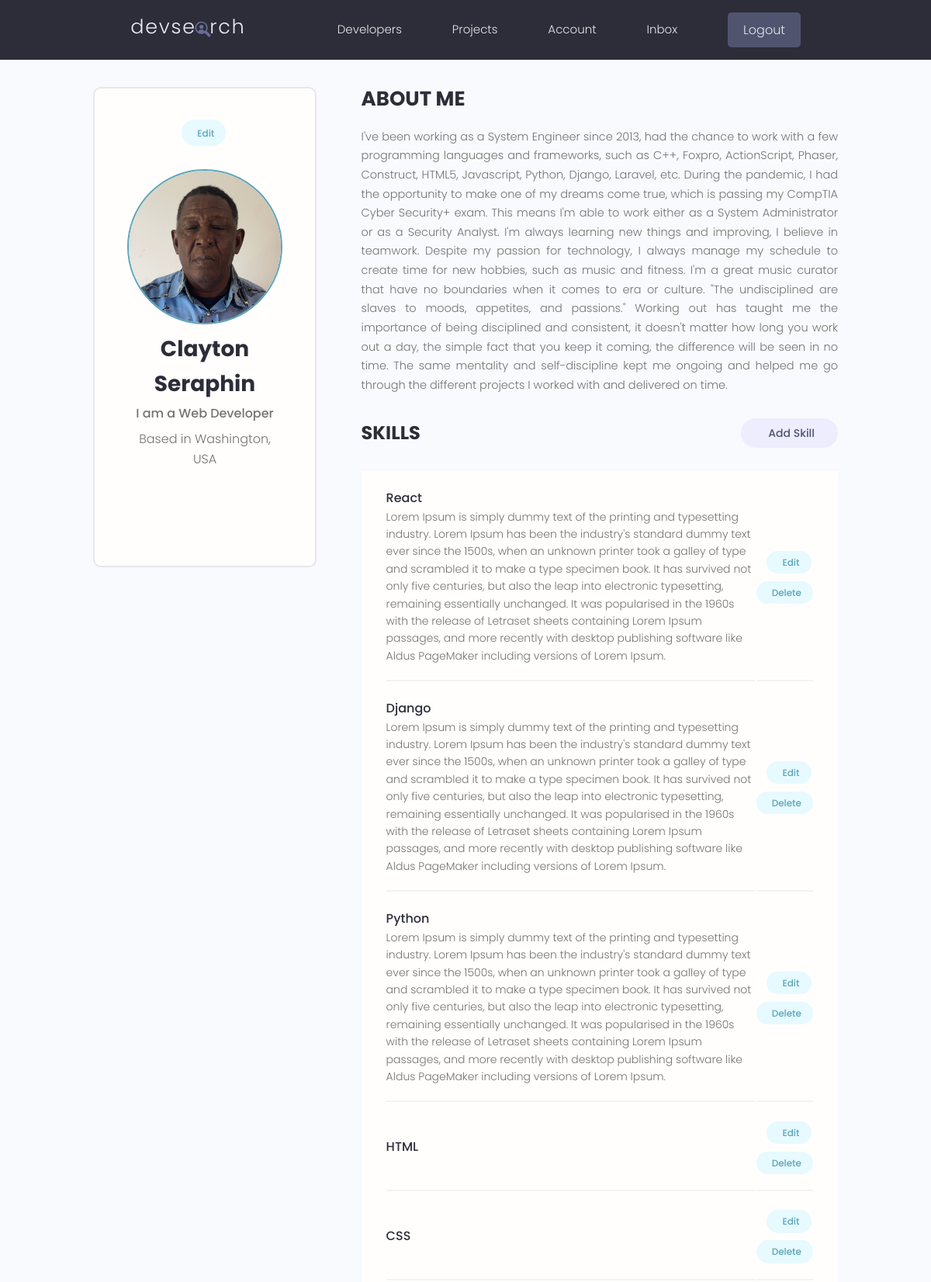
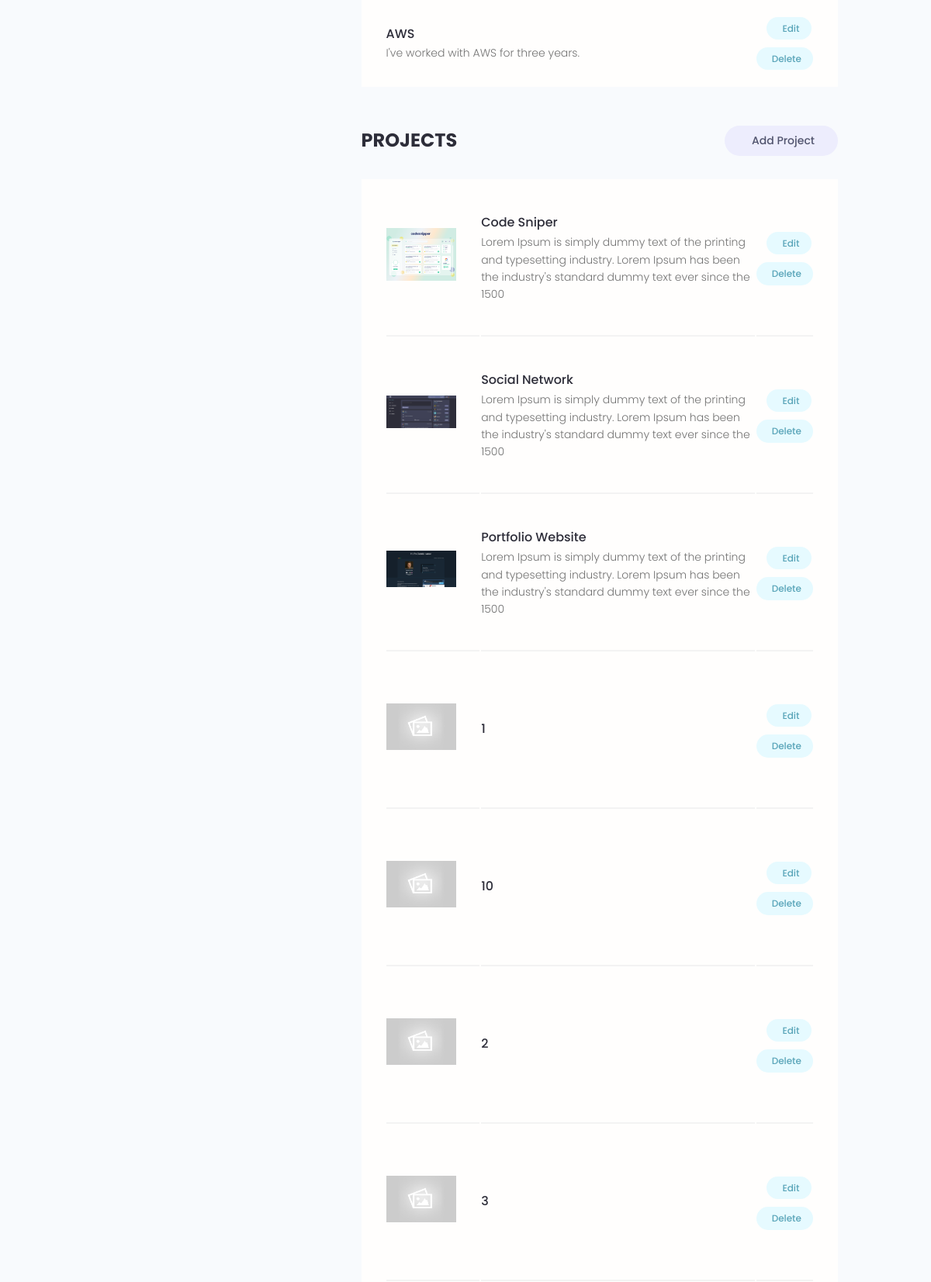
The app's page /account/ (signed in, upper part) with its own data (2 pictures, top to bottom).
### users/models.py (models this page shows, shortened)
class Profile(models.Model):
    user = models.OneToOneField(
        User,
        on_delete=models.CASCADE,
        null=True,
        blank=True
    )
    name = models.CharField(max_length=200, null=True, blank=True)
    email = models.EmailField(max_length=200, null=True, blank=True)
    username = models.CharField(max_length=200, null=True, blank=True)
    location = models.CharField(max_length=200, null=True, blank=True)
    short_intro = models.CharField(max_length=200, blank=True, null=True)
    bio = models.TextField(null=True, blank=True)
    profile_image = models.ImageField(
        null=True,
        blank=True,
        upload_to='profiles/',
        default='profiles/user-default.png')
    social_github = models.CharField(max_length=200, blank=True, null=True)
    social_twitter = models.CharField(max_length=200, blank=True, null=True)
    social_linkedin = models.CharField(max_length=200, blank=True, null=True)
    social_youtube = models.CharField(max_length=200, blank=True, null=True)
    social_website = models.CharField(max_length=200, blank=True, null=True)
    created = models.DateTimeField(auto_now_add=True)
    id = models.UUIDField(
        default=uuid.uuid4,
        unique=True,
        primary_key=True,
        editable=False
    )
    def __str__(self):
        return str(self.username)

class Skill(models.Model):
    owner = models.ForeignKey(
        Profile,
        on_delete=models.CASCADE,
        null=True,
        blank=True
    )
    name = models.CharField(max_length=200, null=True, blank=True)
    description = models.TextField(null=True, blank=True)
    created = models.DateTimeField(auto_now=True)
    id = models.UUIDField(
        default=uuid.uuid4,
        unique=True,
        primary_key=True,
        editable=False
    )

### projects/models.py (models this page shows, shortened)
class Project(models.Model):
    owner = models.ForeignKey(
        Profile,
        null=True,
        blank=True,
        on_delete=models.SET_NULL
    )
    title = models.CharField(max_length=200)
    featured_image = models.ImageField(
        null=True,
        blank=True,
        default='default.jpg',
    )
    description = models.TextField(null=True, blank=True)
    demo_link = models.CharField(max_length=2000, null=True, blank=True)
    source_link = models.CharField(max_length=2000, null=True, blank=True)
    tags = models.ManyToManyField('Tag', blank=True)
    vote_total = models.IntegerField(default=0, null=True, blank=True)
    vote_ratio = models.IntegerField(default=0, null=True, blank=True)
    created = models.DateTimeField(auto_now_add=True)
    id = models.UUIDField(
        default=uuid.uuid4,
        unique=True,
        primary_key=True,
        editable=False
    )
    class Meta:
        ordering = ['-vote_ratio', '-vote_total', 'title']

### users/views.py (the view)
# urls.py: path('account/', views.userAccount, name='account'),
@login_required(login_url='login')
def userAccount(request):
    profile = request.user.profile
    print(f'profile-wer: {profile}')
    skills = profile.skill_set.all()
    projects = profile.project_set.all()
    context = {
        'profile': profile,
        'skills': skills,
        'projects': projects
    }
    return render(request, 'users/account.html', context)

### users/templates/users/account.html (shortened to what this page needs)
{% extends 'main.html' %}
  {% block content %}
    <main class="settingsPage profile my-md">
      <div class="container">
        <div class="layout">
          <div class="column column--1of3">
            <div class="card text-center">
              <div class="card__body dev">
                <a class="tag tag--pill tag--main settings__btn" href="{% url 'edit-account' %}"> Edit</a>
                <img class="avatar avatar--xl dev__avatar" src="{{profile.profile_image.url}}" />
                <h2 class="dev__name">{{profile.name}}</h2>
                <p class="dev__title">{{profile.short_intro}}</p>
                <p class="dev__location">Based in {{profile.location}}</p>
                <ul class="dev__social">
                </ul>
              </div>
            </div>
          </div>
          <div class="column column--2of3">
            <div class="devInfo">
              <h3 class="devInfo__title">About Me</h3>
              <p class="devInfo__about">
                {{profile.bio}}
              </p>
            </div>
            <div class="settings">
              <h3 class="settings__title">Skills</h3>
              <a class="tag tag--pill tag--sub settings__btn tag--lg" href="{% url 'create-skill' %}"> Add Skill</a>
            </div>
            <table class="settings__table">
              {% for skill in skills %}
                <tr>
                  <td class="settings__tableInfo">
                    <h4>{{skill.name}}</h4>
                    <p>
                      {{skill.description}}
                    </p>
                  </td>
                  <td class="settings__tableActions">
                    <a class="tag tag--pill tag--main settings__btn" href="{% url 'update-skill' skill.id %}"> Edit</a>
                    <a class="tag tag--pill tag--main settings__btn" href="{% url 'delete-skill' skill.id %}?next=/account">
                      Delete</a>
                  </td>
                </tr>
              {% endfor %}
            </table>
            <div class="settings">
              <h3 class="settings__title">Projects</h3>
              <a class="tag tag--pill tag--sub settings__btn tag--lg" href="{% url 'create-project' %}"> Add Project</a>
            </div>
            <table class="settings__table">
              {% for project in projects %}
                <tr>
                  <td class="settings__thumbnail">
                    <a href="{% url 'project' project.id %}"><img src="{{project.featured_image.url}}" alt="Project Thumbnail" /></a>
                  </td>
                  <td class="settings__tableInfo">
                    <a href="{% url 'project' project.id %}">{{project.title}}</a>
                    <p>
                      {{project.description|slice:"150"}}
                    </p>
                  </td>
                  <td class="settings__tableActions">
                    <a class="tag tag--pill tag--main settings__btn" href="{% url 'update-project' project.id %}"> Edit</a>
                    <a class="tag tag--pill tag--main settings__btn" href="{% url 'delete-project' project.id %}?next=/account">
                      Delete</a>
                  </td>
                </tr>
              {% endfor %}
            </table>
          </div>
        </div>
      </div>
    </main>
  {% endblock %}

### static/styles/app.css (style rules this page uses)
:root { --color-sub: #2d2d39; }
.card { border: 2px solid var(--color-light); }
img { width: 100%; }
.profile .card > .dev { padding: 4rem; }
.dev__avatar { display: block; margin: auto; }
.dev__name { color: var(--color-sub); font-size: 2.8rem; font-weight: 700; margin-top: 1rem; margin-bottom: 0.5rem; }
.dev__title { font-size: 1.6rem; font-weight: 500; line-height: 1.3; }
.dev__location { margin-top: 1rem; }
.dev__social { margin: 3rem 0; list-style: none; display: flex; justify-content: center; gap: 1.5rem; }
.devInfo { margin-bottom: 3rem; }
.devInfo__title, .devInfo__subtitle { font-size: 2.6rem; color: var(--color-sub); text-transform: uppercase; font-weight: 700; margin-bottom: 1.5rem; }
.devInfo__about, .devSkill__info { font-size: 1.45rem; line-height: 1.7; text-align: justify; }
.settingsPage .dev > .settings__btn { display: inline-block; margin-bottom: 3rem; }
.settings { display: flex; justify-content: space-between; align-items: center; }
.settings__title { font-size: 2.4rem; text-transform: uppercase; font-weight: 700; color: var(--color-sub); }
.settings__table { margin-top: 3rem; margin-bottom: 5rem; padding: 0 3rem; background: var(--color-white); }
.settings__table tr { width: 100%; }
.settings__table tr > td { padding: 2rem 0; }
.settings__table tr:not(:last-child) td { border-bottom: 2px solid var(--color-white-light); }
.settings__thumbnail { width: 23%; min-width: 10rem; }
.settings__thumbnail img { padding-right: 3rem; height: 15rem; object-fit: contain; }
.settings__tableInfo { width: 100%; }
.settings__tableInfo h4, .settings__tableInfo a { padding-right: 1rem; width: auto; font-size: 1.6rem; font-weight: 500; color: var(--color-sub); }
.settings__tableInfo p { font-size: 1.4rem; }
.settings__tableActions { text-align: right; }

### static/uikit/styles/modules/_variables.css (style rules this page uses)
:root { --color-main: #5aa5b9; --color-main-light: #e6faff; --color-sub: #3f4156; --color-sub-light: #51546e; --color-sub-lighter: #ededfd; --color-text: #737373; --color-gray: #8b8b8b; --color-light: #e5e7eb; --color-light-gray: #767676; --color-bg: #f8fafd; --color-white: #fffefd; --color-white-light: #f3f3f3; --color-success: #359e64; --color-success-bg: #def8e8; --color-error: #fc4b0b; --color-error-bg: #fff2ee; --font-base: 'Poppins', arial, helvetica, 'Segoe UI', roboto, ubuntu, sans-serif; --font-monospace: 'Fira Code', 'Courier New', courier, monospace; --font-regular: 300; --font-medium: 500; --font-bold: 700; --generic-shadow: 1px 1px 5px #00000010; --generic-transition: all 0.3s ease-in-out; }

### static/uikit/styles/modules/_base.css (style rules this page uses)
* { margin: 0; padding: 0; box-sizing: border-box; text-rendering: optimizeLegibility; color: inherit; font-size: inherit; }
html { font-size: 50%; }
@media only screen and (min-width: 480px) { html { font-size: 56.25%; } }
@media only screen and (min-width: 1200px) { html { font-size: 62.5%; } }
body { line-height: 1.6; font-weight: 400; font-size: 1.5rem; color: var(--color-text); background-color: var(--color-bg); min-height: 100vh; }

### static/uikit/styles/modules/_typography.css (style rules this page uses)
* { font-family: var(--font-base); }
h2 { font-size: 3.6rem; font-weight: var(--font-bold); }
h3 { font-size: 3.2rem; font-weight: var(--font-medium); }
h4 { font-size: 2.8rem; font-weight: var(--font-medium); }
p, span, strong { font-size: 1.6rem; color: var(--color-text); font-weight: var(--font-regular); }
a { padding-bottom: 2px; text-decoration: none; display: inline-block; color: var(--color-main); font-weight: var(--font-medium); }

### static/uikit/styles/modules/_utilities.css (style rules this page uses)
.container { width: 92%; max-width: 165rem; margin: 0 auto; box-sizing: border-box; }
@media screen and (min-width: 1000px) { .container { width: 90%; } }
@media screen and (min-width: 1200px) { .container { width: 80%; } }
.text-center { text-align: center; }
.my-md { margin: 3rem auto; }

### static/uikit/styles/modules/_avatar.css (style rules this page uses)
.avatar { border-radius: 50%; border: 2px solid var(--color-main); object-fit: cover; }
.avatar--xl { height: 20rem; width: 20rem; }

### static/uikit/styles/modules/_card.css (style rules this page uses)
.card { border-radius: 1rem; background-color: var(--color-white); border: 1.5px solid var(--color-light); width: auto; height: auto; margin-top: 0.5rem; margin-bottom: 0.5rem; overflow: hidden; }
.card__body, .card__header { padding: 2rem 2.5rem; }

### static/uikit/styles/modules/_layout.css (style rules this page uses)
.layout { display: flex; flex-flow: row wrap; justify-content: space-between; }
.layout > .column { margin-bottom: 3rem; }
.layout > .column.column--1of3 { flex-basis: 30%; }
.layout > .column.column--2of3 { flex-basis: 64%; }

### records on screen
Profile: profile_image (picture), name "Clayton Seraphin", short_intro "I am a Web Developer", location "Washington, USA", bio "I've been working as a System Engineer since 2013, had the chance to work with a few programming languages and frameworks, such as C++, Foxpro, ActionScript, Phaser, Construct, HTML5, Javascript, Python, Django, Laravel, etc. During the pandemic, I had the opportunity to make one of my dreams come true, which is passing my CompTIA Cyber Security+ exam. This means I'm able to work either as a System Administrator or as a Security Analyst. I'm always learning new things and improving, I believe in teamwork. Despite my passion for technology, I always manage my schedule to create time for new hobbies, such as music and fitness. I'm a great music curator that have no boundaries when it comes to…"
Skill: name "React", description "Lorem Ipsum is simply dummy text of the printing and typesetting industry. Lorem Ipsum has been the industry's standard dummy text ever since the 1500s, when an unknown printer took a galley of type and scrambled it to make a type specimen book. It has survived not only five centuries, but also the leap into electronic typesetting, remaining essentially unchanged. It was popularised in the 1960s with the release of Letraset sheets containing Lorem Ipsum passages, and more recently with desktop publishing software like Aldus PageMaker including versions of Lorem Ipsum."
Skill: name "Django", description "Lorem Ipsum is simply dummy text of the printing and typesetting industry. Lorem Ipsum has been the industry's standard dummy text ever since the 1500s, when an unknown printer took a galley of type and scrambled it to make a type specimen book. It has survived not only five centuries, but also the leap into electronic typesetting, remaining essentially unchanged. It was popularised in the 1960s with the release of Letraset sheets containing Lorem Ipsum passages, and more recently with desktop publishing software like Aldus PageMaker including versions of Lorem Ipsum."
Skill: name "Python", description "Lorem Ipsum is simply dummy text of the printing and typesetting industry. Lorem Ipsum has been the industry's standard dummy text ever since the 1500s, when an unknown printer took a galley of type and scrambled it to make a type specimen book. It has survived not only five centuries, but also the leap into electronic typesetting, remaining essentially unchanged. It was popularised in the 1960s with the release of Letraset sheets containing Lorem Ipsum passages, and more recently with desktop publishing software like Aldus PageMaker including versions of Lorem Ipsum."
Skill: name "HTML"
Skill: name "CSS"
Skill: name "AWS", description "I've worked with AWS for three years."
Project: featured_image (picture), title "Code Sniper", description "Lorem Ipsum is simply dummy text of the printing and typesetting industry. Lorem Ipsum has been the industry's standard dummy text ever since the 1500"
Project: featured_image (picture), title "Social Network", description "Lorem Ipsum is simply dummy text of the printing and typesetting industry. Lorem Ipsum has been the industry's standard dummy text ever since the 1500"
Project: featured_image (picture), title "Portfolio Website", description "Lorem Ipsum is simply dummy text of the printing and typesetting industry. Lorem Ipsum has been the industry's standard dummy text ever since the 1500"
Project: featured_image (placeholder picture), title "1"
Project: featured_image (placeholder picture), title "10"
Project: featured_image (placeholder picture), title "2"
Project: featured_image (placeholder picture), title "3"
